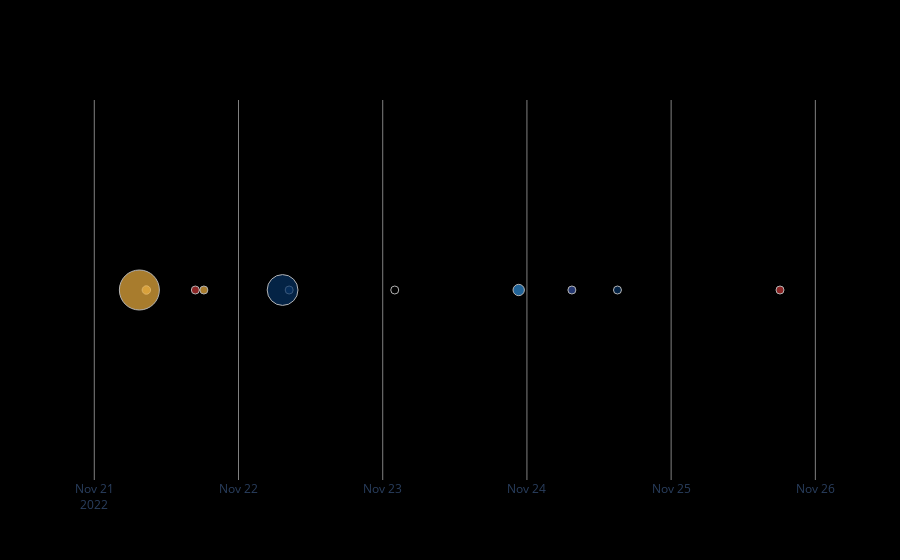

Notebook cell for this chart:
### Markdown cell above
Create a diagram of the reach of news reportings and notable Twitter posts.

### Code cell
fig = go.Figure(data=[go.Scatter(
    x = df_news_articles_stats["Date"], 
    y = df_news_articles_stats["y"],
    name = "Reach of news articles and posts",
    mode = 'markers',
    text = df_news_articles_stats["News agency"],
    marker = dict(
        color = df_news_articles_stats["Color"],
        size = df_news_articles_stats["Total number of engagements"],
        sizemode = 'area',
        sizeref = 2.*max(df_news_articles_stats["Total number of engagements"])/(40.**2),
        sizemin = 4
    ),
    hovertemplate = "News agency: %{text} <br>Reach: %{marker.size} <extra></extra>"

)])

fig.update_yaxes(visible=False)
fig.update_layout(paper_bgcolor="rgb(0,0,0,0)")
fig.update_layout(plot_bgcolor="rgb(0,0,0,0)")
fig.update_xaxes(showgrid=True, gridwidth=1, gridcolor='grey')
fig.show()
fig.write_html("html/reach.html", include_plotlyjs="cdn", full_html = False)

### Figure 1 — Plotly figure (JSON) as saved in the notebook; plotly's stock layout.template omitted (floating-point values rounded to 4 significant figures)
{"data": [{"hovertemplate": "News agency: %{text} <br>Reach: %{marker.size} <extra></extra>", "marker": {"color": ["rgb(239, 177, 65)", "rgb(47, 141, 216)", "rgb(7, 50, 99)", "rgb(7, 50, 99)", "rgb(199, 54, 54)", "rgb(239, 177, 65)", "rgb(0, 0, 0)", "rgb(239, 177, 65)", "rgb(53, 80, 161)", "rgb(199, 54, 54)", "rgb(7, 50, 99)"], "size": [6513, 203914, 1657, 16543, 27496, 113264, 2831, 2530000, 14961, 633, 1500000], "sizemin": 4, "sizemode": "area", "sizeref": 3162.0}, "mode": "markers", "name": "Reach of news articles and posts", "text": ["CBS", "Elon Musk's Twitter", "Fox News", "Fox News", "New York Post", "CBS Mornings Youtube Channel ", "Washington Post", "CBS Mornings", "Newsmax", "New York Post", "Fox News Fox and Friends"], "type": "scatter", "x": ["2022-11-21T18:14:00", "2022-11-23T22:38:00", "2022-11-22T08:26:00", "2022-11-24T15:04:00", "2022-11-21T16:49:00", "2022-11-21T08:39:59", "2022-11-23T02:00:00", "2022-11-21T07:30:00", "2022-11-24T07:29:00", "2022-11-25T18:07:00", "2022-11-22T07:20:00"], "y": [14000, 14000, 14000, 14000, 14000, 14000, 14000, 14000, 14000, 14000, 14000]}], "layout": {"paper_bgcolor": "rgb(0,0,0,0)", "plot_bgcolor": "rgb(0,0,0,0)", "xaxis": {"gridcolor": "grey", "gridwidth": 1, "showgrid": true}, "yaxis": {"visible": false}}}
